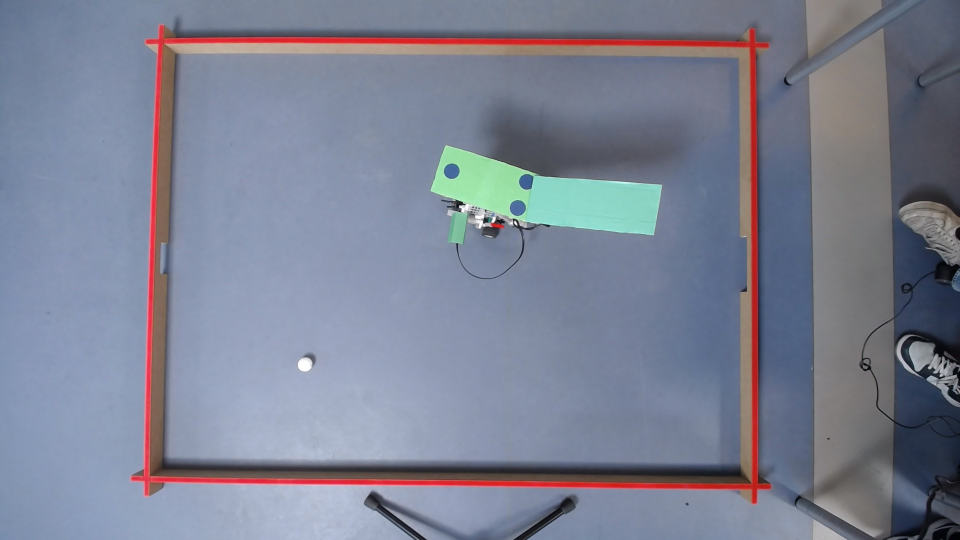
#> input picture images/Bane 4 3 ugers/447741015_744745830924918_635656015372946539_n.jpg, 1920 x 1080 px (shown at 1/2 size)
$ python ComputerVision.py
#> lines starting #> are read from the running program, lines starting #| are printed output that depends on the picture; after the words box and inside, x2 and y2 are one past the last pixel; in counts of white or black regions, pixels touching at a corner belong together
import cv2

import numpy as np


class ImageProcessor:
    def __init__(self):
        pass

    @staticmethod
    def load_image(image_path):
        image = cv2.imread(image_path)
#> image is the input picture: shape (1080, 1920, 3); mean B, G, R 147, 129.3, 124
        if image is None:
            print(f"Could not load from {image_path}")
            return None
        return image

    # [199 lines left out: functions find_balls_hsv, find_orangeball_hsv, find_balls_threshold, find_bigball_threshold, find_robot, not called in this run]


    """
    @staticmethod
    def find_robot_withOutput(inputImage,outPutImage, min_size=100, max_size=100000,bottom_left_corner=None, bottom_right_corner=None, top_left_corner=None, top_right_corner=None):
        hsv_image = cv2.cvtColor(inputImage, cv2.COLOR_BGR2HSV)
        blue_lower = np.array([78,100,100], dtype="uint8")
        blue_upper = np.array([131, 255, 255], dtype="uint8")

        # Threshhold the HSV image image to get only blue colors
        blue_mask = cv2.inRange(hsv_image, blue_lower, blue_upper)

        # Load maskerne på billedet

        contours, _ = cv2.findContours(blue_mask, cv2.RETR_EXTERNAL, cv2.CHAIN_APPROX_SIMPLE)
        kernel = np.ones((5, 5), np.uint8)
        blue_mask = cv2.morphologyEx(blue_mask, cv2.MORPH_CLOSE, kernel)
        blue_mask = cv2.morphologyEx(blue_mask, cv2.MORPH_OPEN, kernel)

        # Load maskerne på billedet

        # Find contours
        contours, _ = cv2.findContours(blue_mask, cv2.RETR_EXTERNAL, cv2.CHAIN_APPROX_SIMPLE)
        ball_contours = []
        # Logikken for at finde countours på boldene
        for cnt in contours:
            area = cv2.contourArea(cnt)
            if min_size <= area <= max_size:
                perimeter = cv2.arcLength(cnt, True)
                if perimeter == 0:
                    continue
                circularity = 4 * np.pi * (area / (perimeter * perimeter))
                if 0.7 <= circularity <= 1.2:
                    ball_contours.append(cnt)

        # Converter til cartesian coordinates
        roboball = ball_contours

        for i, contour in enumerate(roboball, 1):
            x, y, w, h = cv2.boundingRect(contour)
            center_x = x + w // 2
            center_y = y + h // 2
            cv2.rectangle(outPutImage, (x, y), (x + w, y + h), (0, 255, 0), 2)
            cv2.putText(outPutImage, f"{i}", (x, y - 10), cv2.FONT_HERSHEY_SIMPLEX, 0.5, (255, 255, 255), 2)
            if bottom_left_corner is not None:
                cartesian_coords = ImageProcessor.convert_to_cartesian((center_x, center_y), bottom_left_corner,
                                                                       bottom_right_corner, top_left_corner,
                                                                       top_right_corner)
                #print(f"roboBall {i} Cartesian Coordinates: {cartesian_coords}")


        midpoint, direction = ImageProcessor.find_direction(roboball)
        if roboball and len(roboball) == 3:
            if midpoint and direction:
                    # Draw the direction from the midpoint
                endpoint = (midpoint[0] + direction[0], midpoint[1] + direction[1])
                cv2.circle(outPutImage, midpoint, 10, (0, 0, 255), -1)  # Red dot at midpoint
                cv2.line(outPutImage, midpoint, endpoint, (255, 0, 0), 3)  # Blue line indicating direction
                # [5 lines of commented-out code are left out]


        angle = None
        if direction:
            angle = ImageProcessor.calculate_angle(direction)

        if angle is not None:
            print(f"Angle: {angle} degrees")
        print("here")
        return ball_contours, outPutImage, angle, midpoint

        """
    # [131 lines left out: functions find_direction, calculate_angle, calculate_robot_midpoint_and_angle, convert_to_cartesian, detect_all_corners, calculate_scale_factors and 1 more, not called in this run]

    def find_Arena(inputImage, output_Image):
        lab = cv2.cvtColor(inputImage, cv2.COLOR_BGR2LAB)
#> lab: shape (1080, 1920, 3); mean of channels 0, 1, 2 138.4, 130.3, 118.4
        red = cv2.threshold(lab[:, :, 1], 127, 255, cv2.THRESH_BINARY + cv2.THRESH_OTSU)[1]
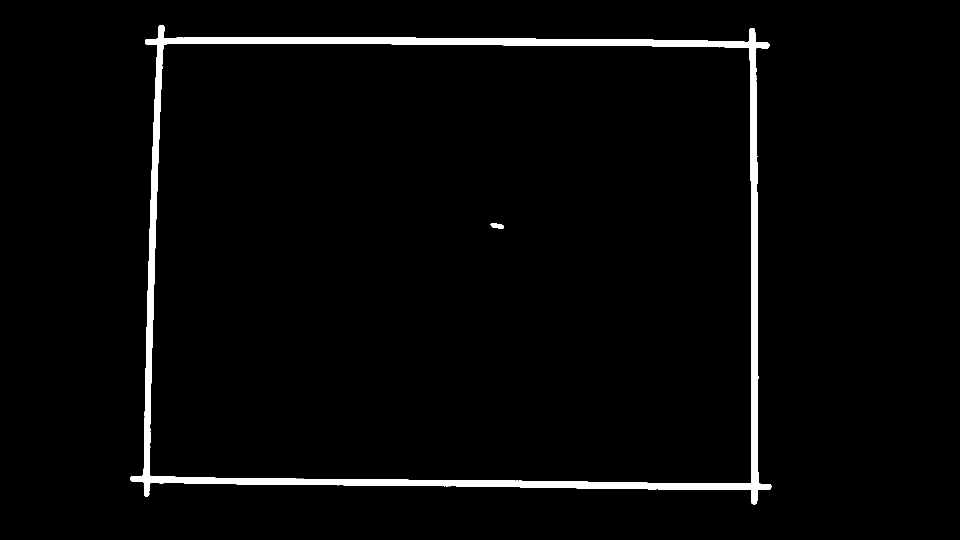
#> red: shape (1080, 1920) (shown at 1/2 size); 2.7% white; 2 white regions, box (x1, y1, x2, y2) and area: (261, 50, 1543, 1009) 55619, (981, 446, 1008, 458) 215
        edges = cv2.Canny(red, 100, 200)
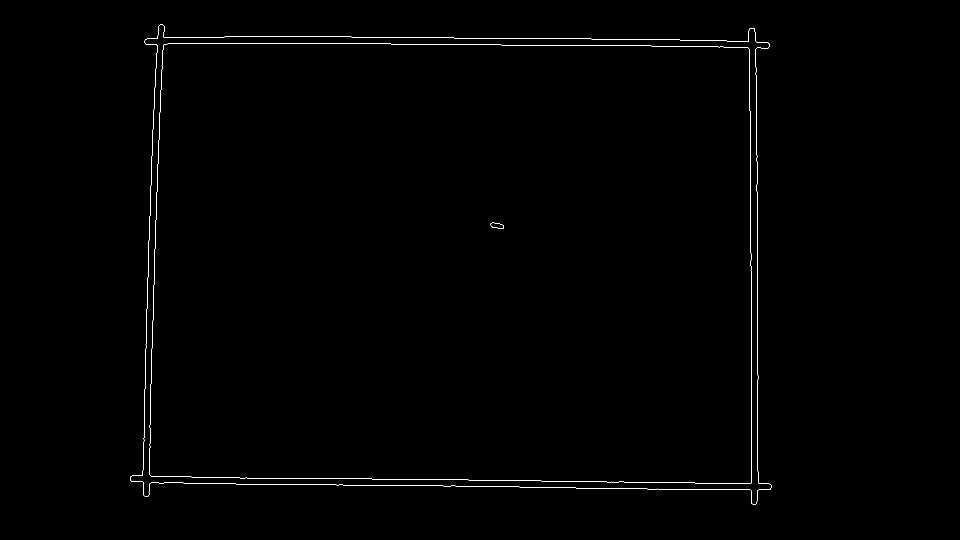
#> edges: shape (1080, 1920) (shown at 1/2 size); 0.42% white in thin lines or dots, all inside (x1, y1, x2, y2) = (260, 49, 1543, 1009)
        contours, _ = cv2.findContours(edges, cv2.RETR_CCOMP, cv2.CHAIN_APPROX_SIMPLE)
#> contours = 6 contours; box (x1, y1, x2, y2) and area: (260, 49, 1543, 1009) 1092695, (260, 49, 1543, 1009) 1092673, (298, 86, 1503, 967) 1037039, (298, 86, 1503, 967) 1037038, (981, 445, 1008, 458) 214, (981, 445, 1008, 458) 206

        cv2.imshow('Arena Mask', red)
        cv2.waitKey(0)
        cv2.destroyAllWindows()

        if not contours:
            print("No contours found")
            return False, None, None, None, None, None

        max_contour = max(contours, key=cv2.contourArea)
#> max_contour = contour of 310 points, box (x1, y1, x2, y2) (260, 49, 1543, 1009), area 1092695
        max_contour_area = 1000000
        min_contour_area = 5000

        filtered_contours = [cnt for cnt in contours if max_contour_area > cv2.contourArea(cnt) > min_contour_area]
#> filtered_contours = []
        for cnt in filtered_contours:
            font = cv2.FONT_HERSHEY_COMPLEX
            approx = cv2.approxPolyDP(cnt, 0.009 * cv2.arcLength(cnt, True), True)
            cv2.drawContours(output_Image, [approx], 0, (60, 0, 0), 5)
#> this loop made 0 passes

        output_image = output_Image.copy()
        cv2.drawContours(output_image, filtered_contours, -1, (60, 0, 0), 3)

        if len(filtered_contours) < 1:
            print("Not enough filtered contours")
            return False, None, None, None, None, None

        try:
            bottom_left_corner, bottom_right_corner, top_left_corner, top_right_corner = \
                ImageProcessor.detect_all_corners(filtered_contours, inputImage.shape[1],
                                                                 inputImage.shape[0])
        except ValueError as e:
            print(f"Error in detecting corners: {e}")
            return False, None, None, None, None, None

        if bottom_left_corner is not None:
            cv2.circle(output_Image, bottom_left_corner, 10, (0, 0, 255), -1)
        if bottom_right_corner is not None:
            cv2.circle(output_Image, bottom_right_corner, 10, (0, 255, 0), -1)
        if top_left_corner is not None:
            cv2.circle(output_Image, top_left_corner, 10, (255, 135, 0), -1)
        if top_right_corner is not None:
            cv2.circle(output_Image, top_right_corner, 10, (255, 0, 135), -1)

        if (bottom_left_corner, bottom_right_corner, top_left_corner, top_right_corner) is not None:
            return True, output_Image, bottom_left_corner, bottom_right_corner, top_left_corner, top_right_corner
        else:
            return False, None, None, None, None, None

    # [125 lines left out: functions convert_balls_to_cartesian, convert_robot_to_cartesian, convert_cross_to_cartesian, convert_orangeball_to_cartesian, process_robot, process_robotForTesting, not called in this run]

    ### TEST FUNKTION FOR AT SE OM DET VIRKER
    def process_image(image):
#> (the run stopped early here; a loop or call above may not have finished)

$ run again, with images/Bane 4 3 ugers/447581779_1406817973341106_4196241142250562638_n.jpg copied over images/Bane 4 3 ugers/447741015_744745830924918_635656015372946539_n.jpg
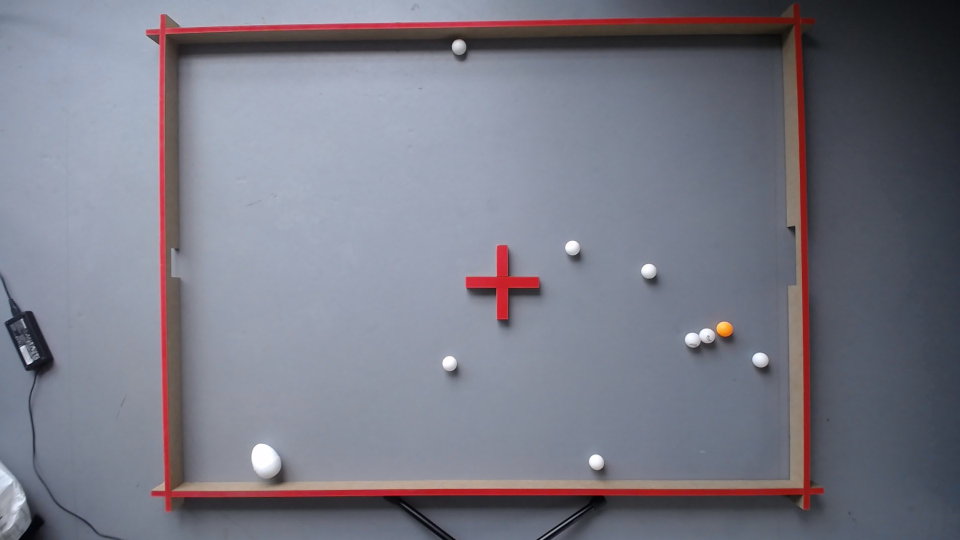
#> input picture images/Bane 4 3 ugers/447581779_1406817973341106_4196241142250562638_n.jpg, 1920 x 1080 px (shown at 1/2 size)
#> in load_image, image is the input picture: shape (1080, 1920, 3); mean B, G, R 133.2, 120.8, 120.1
#> lab: shape (1080, 1920, 3); mean of channels 0, 1, 2 129.5, 130.6, 121.7
#> in find_Arena, `red = cv2.threshold(lab[:, :, 1], 127, 255, cv2.THRESH_BINARY + cv2.TH..`:
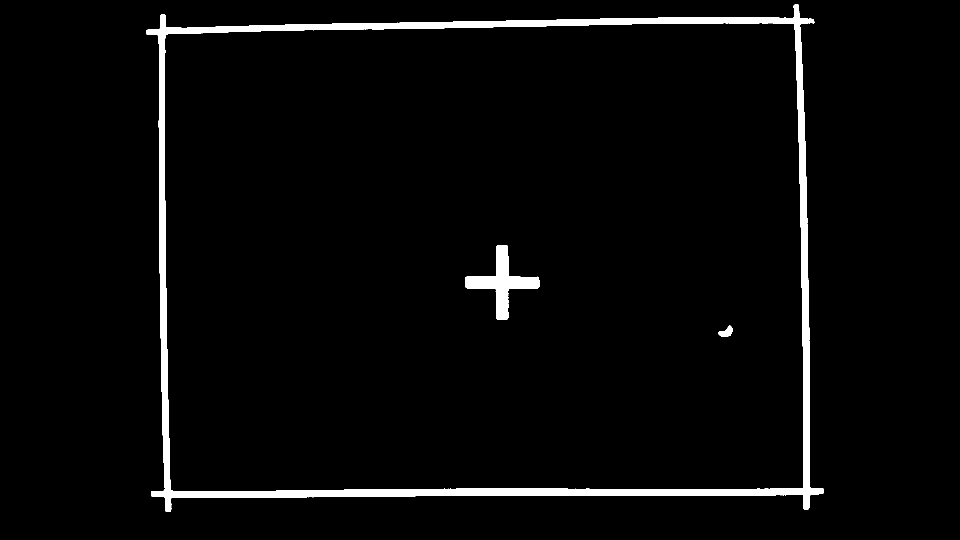
#> red: shape (1080, 1920) (shown at 1/2 size); 3.2% white; 3 white regions, box (x1, y1, x2, y2) and area: (292, 8, 1648, 1024) 59880, (930, 490, 1079, 640) 6568, (1436, 651, 1465, 674) 375
#> edges: shape (1080, 1920); 0.48% white in thin lines or dots, all inside (x1, y1, x2, y2) = (291, 8, 1648, 1024)
#> contours = 8 contours; box (x1, y1, x2, y2) and area: (291, 8, 1648, 1024) 1231345, (291, 8, 1648, 1024) 1231324, (328, 45, 1607, 983) 1171421, (328, 45, 1607, 983) 1171418, (929, 489, 1079, 640) 6574, (929, 489, 1079, 640) 6566, (1436, 650, 1465, 674) 372, (1436, 650, 1465, 674) 360
#> max_contour = contour of 337 points, box (x1, y1, x2, y2) (291, 8, 1648, 1024), area 1231345
#> filtered_contours = 2 contours; box (x1, y1, x2, y2) and area: (929, 489, 1079, 640) 6574, (929, 489, 1079, 640) 6566
#> the loop in find_Arena, `for cnt in filtered_contours:` made 2 passes
#> font on passes 1 to 2: 3, 3
#> in find_Arena, `cv2.drawContours(output_image, filtered_contours, -1, (60, 0, 0), 3)`:
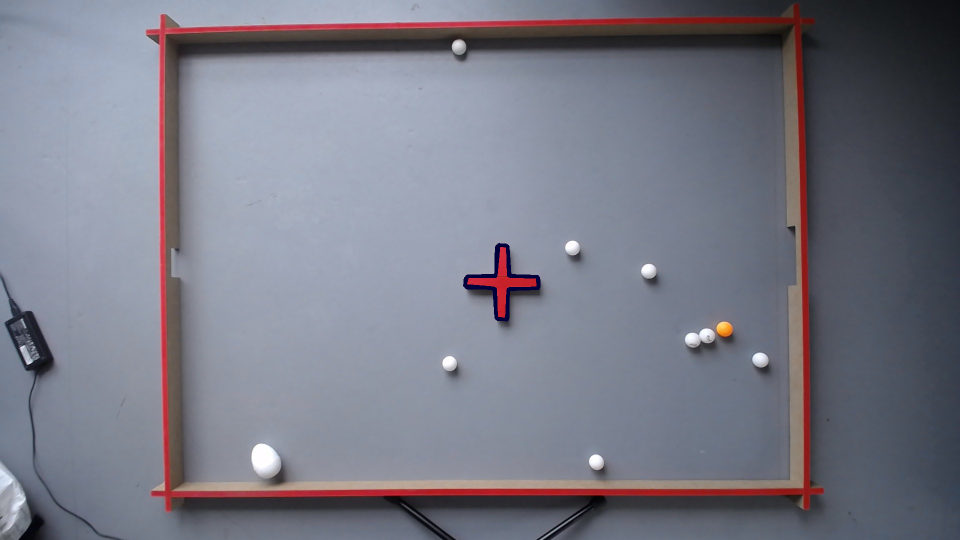
#> output_image: shape (1080, 1920, 3) (shown at 1/2 size); mean of channels 0, 1, 2 133.2, 120.6, 119.7; drawn as B, G, R
#> the loop in detect_all_corners, `for cnt in filtered_contours:` made 2 passes

$ run again, with images/Bane 4 3 ugers/447706714_323209107495625_5657033470690724482_n.jpg copied over images/Bane 4 3 ugers/447741015_744745830924918_635656015372946539_n.jpg
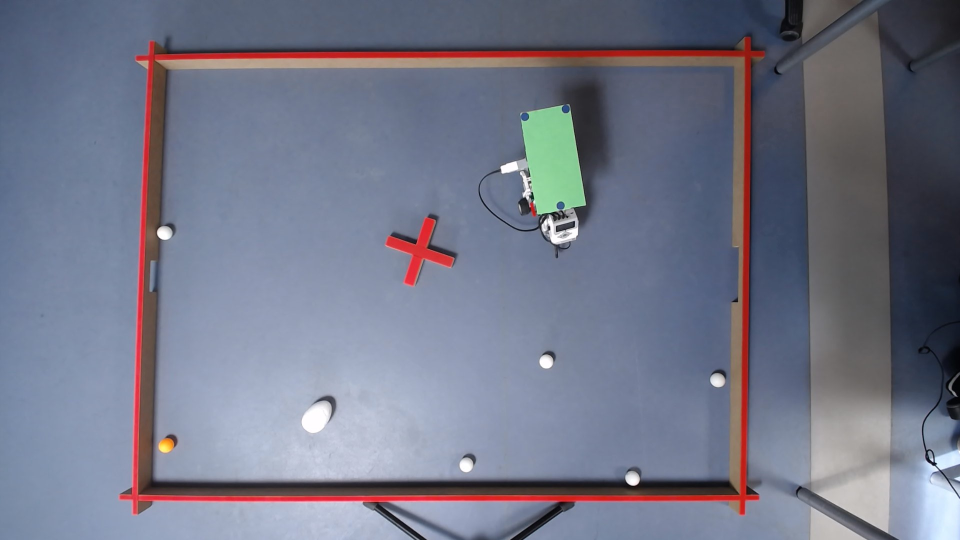
#> input picture images/Bane 4 3 ugers/447706714_323209107495625_5657033470690724482_n.jpg, 1920 x 1080 px (shown at 1/2 size)
#> in load_image, image is the input picture: shape (1080, 1920, 3); mean B, G, R 135.8, 118, 114.4
#> lab: shape (1080, 1920, 3); mean of channels 0, 1, 2 127.1, 131, 118.5
#> in find_Arena, `red = cv2.threshold(lab[:, :, 1], 127, 255, cv2.THRESH_BINARY + cv2.TH..`:
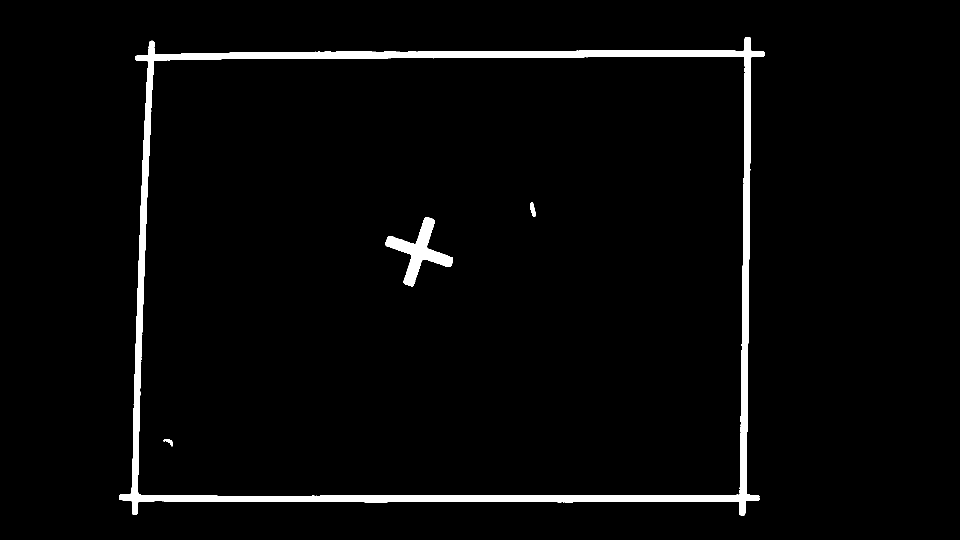
#> red: shape (1080, 1920) (shown at 1/2 size); 3% white; 4 white regions, box (x1, y1, x2, y2) and area: (238, 74, 1529, 1031) 55951, (770, 435, 906, 573) 5704, (1060, 405, 1072, 433) 206, (326, 878, 346, 893) 122
#> edges: shape (1080, 1920); 0.45% white in thin lines or dots, all inside (x1, y1, x2, y2) = (237, 73, 1529, 1031)
#> contours = 10 contours; largest, box (x1, y1, x2, y2) and area: (237, 73, 1529, 1031) 1101479, (237, 73, 1529, 1031) 1101459, (275, 112, 1490, 992) 1045558, (275, 112, 1490, 992) 1045555, (769, 434, 906, 573) 5707
#> max_contour = contour of 298 points, box (x1, y1, x2, y2) (237, 73, 1529, 1031), area 1101479
#> filtered_contours = 2 contours; box (x1, y1, x2, y2) and area: (769, 434, 906, 573) 5707, (769, 434, 906, 573) 5686
#> the loop in find_Arena, `for cnt in filtered_contours:` made 2 passes
#> font on passes 1 to 2: 3, 3
#> in find_Arena, `cv2.drawContours(output_image, filtered_contours, -1, (60, 0, 0), 3)`:
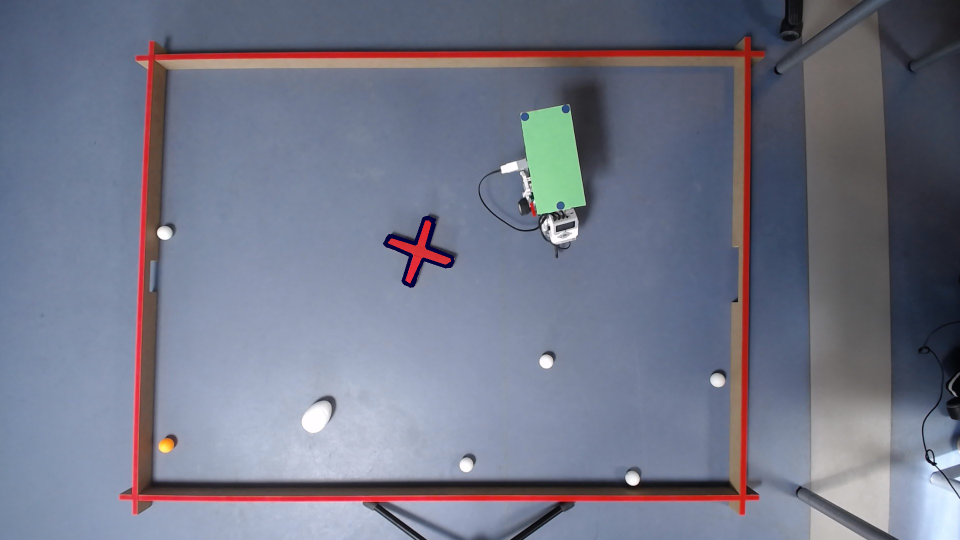
#> output_image: shape (1080, 1920, 3) (shown at 1/2 size); mean of channels 0, 1, 2 135.7, 117.9, 114.1; drawn as B, G, R
#> the loop in detect_all_corners, `for cnt in filtered_contours:` made 2 passes
